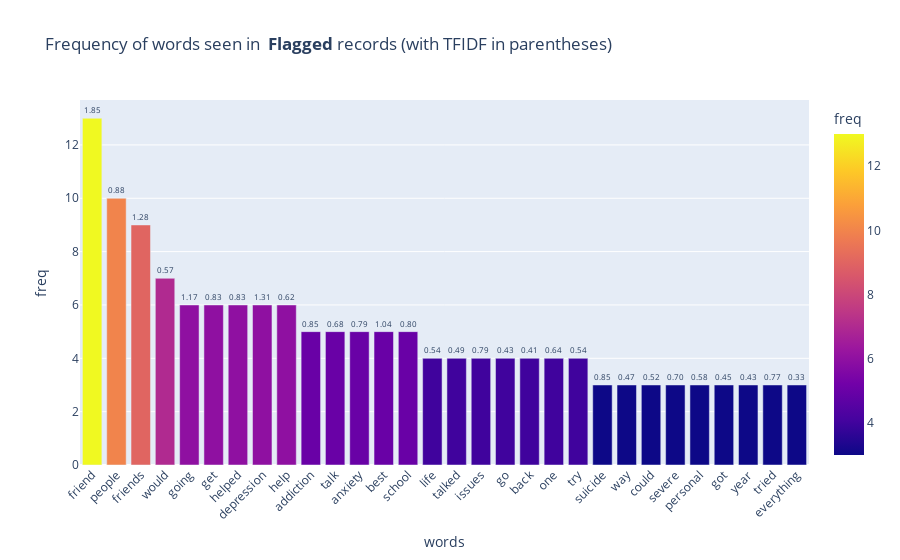

Notebook code cell kept with this figure:
### Code cell
fig = px.bar(
    data_frame=f_words_df[:n], x='words', y='freq', color='freq',
    text='tfidf_score_sum', labels={'x': 'words', 'y': 'frequency'},
    title='Frequency of words seen in <b> Flagged </b>records (with TFIDF in parentheses)' )

fig.update_xaxes(tickangle= -45)  
fig.update_traces(
    texttemplate='%{text:.2f}', textposition='outside',
     textfont_size=8)
     
fig.show()

### Figure 1 — Plotly figure (JSON) as saved in the notebook; plotly's stock layout.template omitted (floating-point values rounded to 4 significant figures)
{"data": [{"alignmentgroup": "True", "hovertemplate": "words=%{x}<br>freq=%{marker.color}<br>tfidf_score_sum=%{text}<extra></extra>", "legendgroup": "", "marker": {"color": [13, 10, 9, 7, 6, 6, 6, 6, 6, 5, 5, 5, 5, 5, 4, 4, 4, 4, 4, 4, 4, 3, 3, 3, 3, 3, 3, 3, 3, 3], "coloraxis": "coloraxis", "pattern": {"shape": ""}}, "name": "", "offsetgroup": "", "orientation": "v", "showlegend": false, "text": [1.849, 0.8779, 1.279, 0.5691, 1.168, 0.8266, 0.8268, 1.311, 0.6221, 0.8524, 0.6828, 0.791, 1.044, 0.7978, 0.5372, 0.4906, 0.786, 0.4263, 0.4143, 0.6442, 0.543, 0.8503, 0.4732, 0.5165, 0.7044, 0.5755, 0.4482, 0.4302, 0.767, 0.3333], "textfont": {"size": 8}, "textposition": "outside", "texttemplate": "%{text:.2f}", "type": "bar", "x": ["friend", "people", "friends", "would", "going", "get", "helped", "depression", "help", "addiction", "talk", "anxiety", "best", "school", "life", "talked", "issues", "go", "back", "one", "try", "suicide", "way", "could", "severe", "personal", "got", "year", "tried", "everything"], "xaxis": "x", "y": [13, 10, 9, 7, 6, 6, 6, 6, 6, 5, 5, 5, 5, 5, 4, 4, 4, 4, 4, 4, 4, 3, 3, 3, 3, 3, 3, 3, 3, 3], "yaxis": "y"}], "layout": {"barmode": "relative", "coloraxis": {"colorbar": {"title": {"text": "freq"}}, "colorscale": [[0, "#0d0887"], [0.1111, "#46039f"], [0.2222, "#7201a8"], [0.3333, "#9c179e"], [0.4444, "#bd3786"], [0.5556, "#d8576b"], [0.6667, "#ed7953"], [0.7778, "#fb9f3a"], [0.8889, "#fdca26"], [1, "#f0f921"]]}, "legend": {"tracegroupgap": 0}, "title": {"text": "Frequency of words seen in <b> Flagged </b>records (with TFIDF in parentheses)"}, "xaxis": {"anchor": "y", "domain": [0, 1], "tickangle": -45, "title": {"text": "words"}}, "yaxis": {"anchor": "x", "domain": [0, 1], "title": {"text": "freq"}}}}
